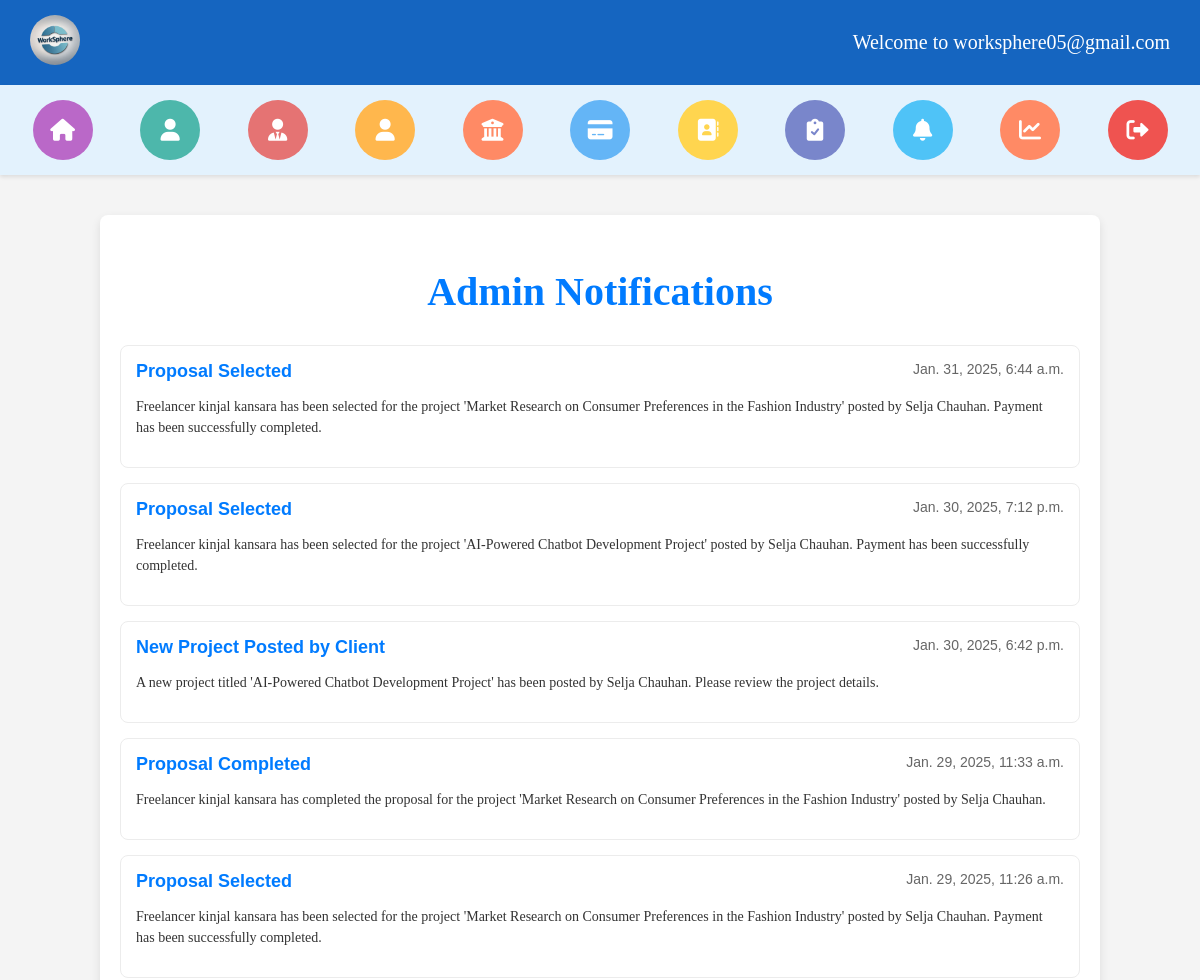
The app's page /administrator/admin_notification/ (signed in, upper part), older data.
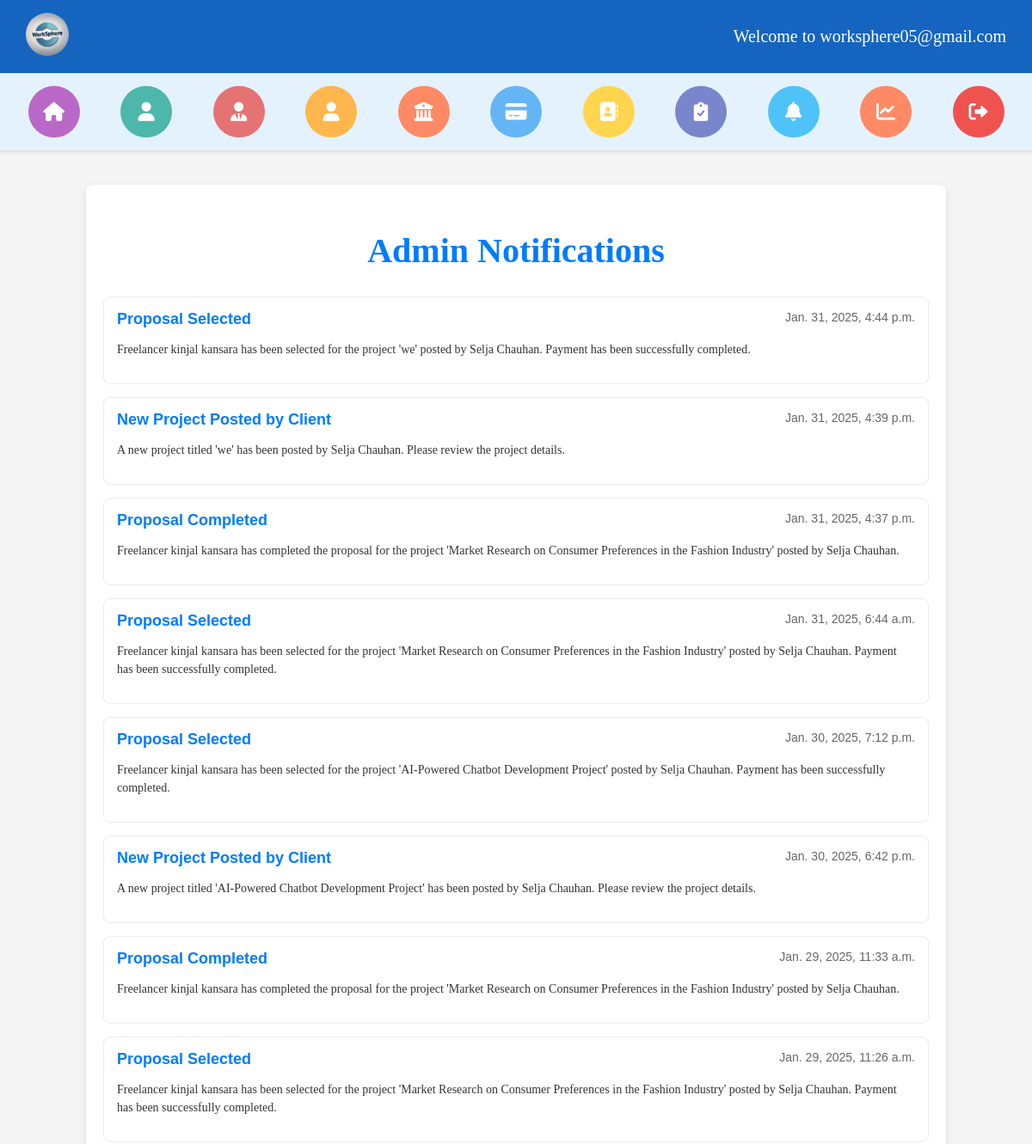
The same page, newer data.
### notification/models.py (models this page shows, shortened)
class Notification(models.Model):
    NOTIFICATION_TYPES = [
        ('admin', 'Admin'),
        ('client', 'Client'),
        ('freelancer', 'Freelancer'),
    ]
    title = models.CharField(max_length=255)
    message = models.TextField()
    notification_type = models.CharField(choices=NOTIFICATION_TYPES, max_length=50)
    username = models.CharField(max_length=50, null=True)
    is_read = models.BooleanField(default=False)
    created_at = models.DateTimeField(auto_now_add=True)

### administrator/views.py (the view)
# urls.py: path('admin_notification/', views.admin_notification, name='admin_notification'),
def admin_notification(request):
    try:
        username = request.session.get('admin')
        role = request.session.get('role')  # e.g., 'ADMIN', 'CLIENT', 'FREELANCER'
        if not username or not role:
            raise ValueError("Session expired or invalid role.")
        if role == 'ADMIN':
            notifications = Notification.objects.filter(notification_type='admin').order_by('-created_at')
        elif role == 'CLIENT':
            notifications = Notification.objects.filter(notification_type='client').order_by('-created_at')
        elif role == 'FREELANCER':
            notifications = Notification.objects.filter(notification_type='freelancer').order_by('-created_at')
        else:
            return redirect('admin_login')
        context = {
            'notifications': notifications,
        }
        return render(request, 'admin_notification.html', context)
    except ValueError:
        return redirect('admin_login')  # Redirect to login if session is invalid or role is missing

### administrator/templates/admin_notification.html (shortened to what this page needs)
{% extends 'admin_header_2.html' %}
{% block content %}
<div class="container">
    <div class="notifications-container">
        <h2 class="notifications-title">Admin Notifications</h2>
        {% if notifications %}
            {% for notification in notifications %}
            <div class="notification-item">
                <div class="notification-header">
                    <strong class="notification-title">{{ notification.title }}</strong>
                    <span class="notification-date">{{ notification.created_at }}</span>
                </div>
                <p class="notification-message">{{ notification.message }}</p>
            </div>
            {% endfor %}
        {% else %}
        <div class="no-notifications">
            <p>No notifications available.</p>
        </div>
        {% endif %}
    </div>
</div>
{% endblock %}

Row changes from the older to the newer data that the page shows:
added Notification: title "Proposal Selected", created_at "Jan. 31, 2025, 4:44 p.m.", message "Freelancer kinjal kansara has been selected for the project 'we' posted by Selja Chauhan. Payment has been successfully completed."
added Notification: title "New Project Posted by Client", created_at "Jan. 31, 2025, 4:39 p.m.", message "A new project titled 'we' has been posted by Selja Chauhan. Please review the project details."
added Notification: title "Proposal Completed", created_at "Jan. 31, 2025, 4:37 p.m.", message "Freelancer kinjal kansara has completed the proposal for the project 'Market Research on Consumer Preferences in the Fashion Industry' posted by Selja Chauhan."
